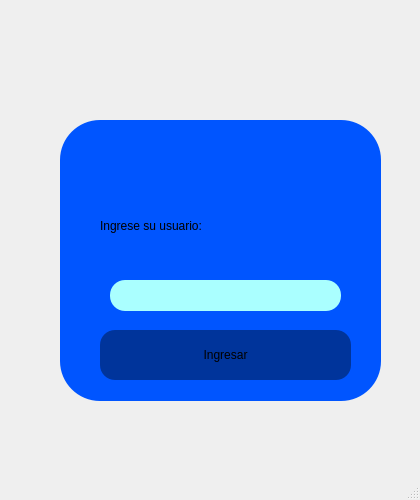
<?xml version="1.0" encoding="UTF-8"?>
<ui version="4.0">
 <class>MainWindow</class>
 <widget class="QMainWindow" name="MainWindow">
  <property name="geometry">
   <rect>
    <x>0</x>
    <y>0</y>
    <width>420</width>
    <height>500</height>
   </rect>
  </property>
  <property name="windowTitle">
   <string>MainWindow</string>
  </property>
  <widget class="QWidget" name="centralwidget">
   <widget class="QWidget" name="widget" native="true">
    <property name="geometry">
     <rect>
      <x>20</x>
      <y>20</y>
      <width>381</width>
      <height>421</height>
     </rect>
    </property>
    <widget class="QLabel" name="label">
     <property name="geometry">
      <rect>
       <x>40</x>
       <y>100</y>
       <width>321</width>
       <height>281</height>
      </rect>
     </property>
     <property name="styleSheet">
      <string notr="true">background-color: rgb(0, 85, 255);
border-bottom-left-radius: 40px;
border-bottom-right-radius:40px;
border-top-left-radius: 40px;
border-top-right-radius: 40px;</string>
     </property>
     <property name="text">
      <string/>
     </property>
    </widget>
    <widget class="QPushButton" name="ingre">
     <property name="geometry">
      <rect>
       <x>80</x>
       <y>310</y>
       <width>251</width>
       <height>50</height>
      </rect>
     </property>
     <property name="styleSheet">
      <string notr="true">QPushButton#ingre{
background-color: rgba(0,0,0,100);
font:18pt &quot;Rockwell&quot;;
border-radius: 15px;
}

QPushButton#ingre:hover{
background-color: rgba(0,0,0,120);
border-radius: 15px;
}

QPushButton#ingre:pressed{
background-color: rgba(0,0,0,140);
border-radius: 15px;
}
</string>
     </property>
     <property name="text">
      <string>Ingresar</string>
     </property>
    </widget>
    <widget class="QLabel" name="label_2">
     <property name="geometry">
      <rect>
       <x>80</x>
       <y>190</y>
       <width>241</width>
       <height>31</height>
      </rect>
     </property>
     <property name="styleSheet">
      <string notr="true">font: 20pt &quot;Rockwell&quot;;</string>
     </property>
     <property name="text">
      <string>Ingrese su usuario:</string>
     </property>
    </widget>
    <widget class="QLabel" name="label_4">
     <property name="geometry">
      <rect>
       <x>0</x>
       <y>50</y>
       <width>151</width>
       <height>121</height>
      </rect>
     </property>
     <property name="styleSheet">
      <string notr="true">border-image: url(:/imagen/michi2.png);</string>
     </property>
     <property name="text">
      <string/>
     </property>
    </widget>
    <widget class="QLineEdit" name="lineEdit">
     <property name="geometry">
      <rect>
       <x>90</x>
       <y>260</y>
       <width>231</width>
       <height>31</height>
      </rect>
     </property>
     <property name="styleSheet">
      <string notr="true">background-color: rgb(170, 255, 255);
font: 14pt &quot;Rockwell&quot;;
border: rgb(0, 170, 127);
border-radius: 15px;
color: rgb(170, 170, 170);</string>
     </property>
     <property name="inputMask">
      <string/>
     </property>
     <property name="text">
      <string/>
     </property>
    </widget>
    <widget class="QLabel" name="label_3">
     <property name="geometry">
      <rect>
       <x>100</x>
       <y>240</y>
       <width>211</width>
       <height>16</height>
      </rect>
     </property>
     <property name="text">
      <string/>
     </property>
    </widget>
   </widget>
  </widget>
  <widget class="QMenuBar" name="menubar">
   <property name="geometry">
    <rect>
     <x>0</x>
     <y>0</y>
     <width>420</width>
     <height>21</height>
    </rect>
   </property>
  </widget>
  <widget class="QStatusBar" name="statusbar"/>
 </widget>
 <resources>
  <include location="res.qrc"/>
 </resources>
 <connections/>
</ui>
